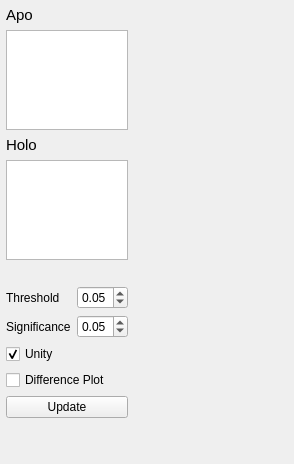
      <widget class="QWidget" name="AnalysisTab">
       <property name="sizePolicy">
        <sizepolicy hsizetype="Preferred" vsizetype="Preferred">
         <horstretch>0</horstretch>
         <verstretch>0</verstretch>
        </sizepolicy>
       </property>
       <attribute name="title">
        <string>Analysis</string>
       </attribute>
       <layout class="QHBoxLayout" name="horizontalLayout" stretch="1,5">
        <property name="sizeConstraint">
         <enum>QLayout::SetDefaultConstraint</enum>
        </property>
        <property name="leftMargin">
         <number>6</number>
        </property>
        <property name="topMargin">
         <number>6</number>
        </property>
        <property name="rightMargin">
         <number>6</number>
        </property>
        <property name="bottomMargin">
         <number>6</number>
        </property>
        <item>
         <layout class="QVBoxLayout" name="verticalLayout_2">
          <property name="sizeConstraint">
           <enum>QLayout::SetDefaultConstraint</enum>
          </property>
          <item>
           <widget class="QLabel" name="label_25">
            <property name="font">
             <font>
              <pointsize>11</pointsize>
             </font>
            </property>
            <property name="text">
             <string>Apo</string>
            </property>
           </widget>
          </item>
          <item>
           <widget class="QListWidget" name="ApoList">
            <property name="sizePolicy">
             <sizepolicy hsizetype="Expanding" vsizetype="Expanding">
              <horstretch>1</horstretch>
              <verstretch>0</verstretch>
             </sizepolicy>
            </property>
            <property name="maximumSize">
             <size>
              <width>16777215</width>
              <height>100</height>
             </size>
            </property>
            <property name="font">
             <font>
              <pointsize>9</pointsize>
             </font>
            </property>
            <property name="acceptDrops">
             <bool>true</bool>
            </property>
            <property name="dragEnabled">
             <bool>true</bool>
            </property>
            <property name="dragDropMode">
             <enum>QAbstractItemView::DragDrop</enum>
            </property>
            <property name="defaultDropAction">
             <enum>Qt::MoveAction</enum>
            </property>
            <property name="selectionMode">
             <enum>QAbstractItemView::MultiSelection</enum>
            </property>
           </widget>
          </item>
          <item>
           <widget class="QLabel" name="label_26">
            <property name="font">
             <font>
              <pointsize>11</pointsize>
             </font>
            </property>
            <property name="text">
             <string>Holo</string>
            </property>
           </widget>
          </item>
          <item>
           <widget class="QListWidget" name="HoloList">
            <property name="sizePolicy">
             <sizepolicy hsizetype="Expanding" vsizetype="Expanding">
              <horstretch>1</horstretch>
              <verstretch>0</verstretch>
             </sizepolicy>
            </property>
            <property name="maximumSize">
             <size>
              <width>16777215</width>
              <height>100</height>
             </size>
            </property>
            <property name="font">
             <font>
              <pointsize>9</pointsize>
             </font>
            </property>
            <property name="acceptDrops">
             <bool>false</bool>
            </property>
            <property name="dragEnabled">
             <bool>true</bool>
            </property>
            <property name="dragDropMode">
             <enum>QAbstractItemView::DragDrop</enum>
            </property>
            <property name="defaultDropAction">
             <enum>Qt::MoveAction</enum>
            </property>
            <property name="selectionMode">
             <enum>QAbstractItemView::MultiSelection</enum>
            </property>
           </widget>
          </item>
          <item>
           <spacer name="verticalSpacer_2">
            <property name="orientation">
             <enum>Qt::Vertical</enum>
            </property>
            <property name="sizeType">
             <enum>QSizePolicy::Preferred</enum>
            </property>
            <property name="sizeHint" stdset="0">
             <size>
              <width>20</width>
              <height>20</height>
             </size>
            </property>
           </spacer>
          </item>
          <item>
           <layout class="QGridLayout" name="gridLayout_6">
            <item row="1" column="0">
             <widget class="QLabel" name="label_22">
              <property name="sizePolicy">
               <sizepolicy hsizetype="Preferred" vsizetype="Preferred">
                <horstretch>1</horstretch>
                <verstretch>0</verstretch>
               </sizepolicy>
              </property>
              <property name="font">
               <font>
                <pointsize>9</pointsize>
               </font>
              </property>
              <property name="text">
               <string>Significance</string>
              </property>
             </widget>
            </item>
            <item row="1" column="1">
             <widget class="QDoubleSpinBox" name="SigVal">
              <property name="sizePolicy">
               <sizepolicy hsizetype="Minimum" vsizetype="Fixed">
                <horstretch>1</horstretch>
                <verstretch>0</verstretch>
               </sizepolicy>
              </property>
              <property name="maximum">
               <double>1.000000000000000</double>
              </property>
              <property name="singleStep">
               <double>0.050000000000000</double>
              </property>
              <property name="value">
               <double>0.050000000000000</double>
              </property>
             </widget>
            </item>
            <item row="0" column="1">
             <widget class="QDoubleSpinBox" name="ThreshVal">
              <property name="sizePolicy">
               <sizepolicy hsizetype="Minimum" vsizetype="Fixed">
                <horstretch>1</horstretch>
                <verstretch>0</verstretch>
               </sizepolicy>
              </property>
              <property name="maximum">
               <double>1.000000000000000</double>
              </property>
              <property name="singleStep">
               <double>0.050000000000000</double>
              </property>
              <property name="value">
               <double>0.050000000000000</double>
              </property>
             </widget>
            </item>
            <item row="0" column="0">
             <widget class="QLabel" name="label_18">
              <property name="sizePolicy">
               <sizepolicy hsizetype="Preferred" vsizetype="Preferred">
                <horstretch>1</horstretch>
                <verstretch>0</verstretch>
               </sizepolicy>
              </property>
              <property name="font">
               <font>
                <pointsize>9</pointsize>
               </font>
              </property>
              <property name="text">
               <string>Threshold</string>
              </property>
             </widget>
            </item>
            <item row="3" column="0" colspan="2">
             <widget class="QCheckBox" name="DiffPlotChk">
              <property name="font">
               <font>
                <pointsize>9</pointsize>
               </font>
              </property>
              <property name="text">
               <string>Difference Plot</string>
              </property>
             </widget>
            </item>
            <item row="2" column="0" colspan="2">
             <widget class="QCheckBox" name="UnityChk">
              <property name="font">
               <font>
                <pointsize>9</pointsize>
               </font>
              </property>
              <property name="text">
               <string>Unity</string>
              </property>
              <property name="checked">
               <bool>true</bool>
              </property>
             </widget>
            </item>
           </layout>
          </item>
          <item>
           <widget class="QPushButton" name="AnalysisUpdateBtn">
            <property name="text">
             <string>Update</string>
            </property>
           </widget>
          </item>
          <item>
           <spacer name="verticalSpacer_11">
            <property name="orientation">
             <enum>Qt::Vertical</enum>
            </property>
            <property name="sizeType">
             <enum>QSizePolicy::Expanding</enum>
            </property>
            <property name="sizeHint" stdset="0">
             <size>
              <width>20</width>
              <height>40</height>
             </size>
            </property>
           </spacer>
          </item>
         </layout>
        </item>
        <item>
         <layout class="QVBoxLayout" name="verticalLayout">
          <item>
           <widget class="QWidget" name="BarPlot" native="true">
            <property name="enabled">
             <bool>true</bool>
            </property>
            <property name="sizePolicy">
             <sizepolicy hsizetype="Expanding" vsizetype="Expanding">
              <horstretch>4</horstretch>
              <verstretch>2</verstretch>
             </sizepolicy>
            </property>
            <property name="minimumSize">
             <size>
              <width>0</width>
              <height>0</height>
             </size>
            </property>
            <property name="maximumSize">
             <size>
              <width>16777215</width>
              <height>16777215</height>
             </size>
            </property>
            <property name="palette">
             <palette>
              <active>
               <colorrole role="Base">
                <brush brushstyle="SolidPattern">
                 <color alpha="255">
                  <red>255</red>
                  <green>255</green>
                  <blue>255</blue>
                 </color>
                </brush>
               </colorrole>
               <colorrole role="Window">
                <brush brushstyle="SolidPattern">
                 <color alpha="255">
                  <red>252</red>
                  <green>249</green>
                  <blue>246</blue>
                 </color>
                </brush>
               </colorrole>
              </active>
              <inactive>
               <colorrole role="Base">
                <brush brushstyle="SolidPattern">
                 <color alpha="255">
                  <red>255</red>
                  <green>255</green>
                  <blue>255</blue>
                 </color>
                </brush>
               </colorrole>
               <colorrole role="Window">
                <brush brushstyle="SolidPattern">
                 <color alpha="255">
                  <red>252</red>
                  <green>249</green>
                  <blue>246</blue>
                 </color>
                </brush>
               </colorrole>
              </inactive>
              <disabled>
               <colorrole role="Base">
                <brush brushstyle="SolidPattern">
                 <color alpha="255">
                  <red>252</red>
                  <green>249</green>
                  <blue>246</blue>
                 </color>
                </brush>
               </colorrole>
               <colorrole role="Window">
                <brush brushstyle="SolidPattern">
                 <color alpha="255">
                  <red>252</red>
                  <green>249</green>
                  <blue>246</blue>
                 </color>
                </brush>
               </colorrole>
              </disabled>
             </palette>
            </property>
            <property name="cursor">
             <cursorShape>ArrowCursor</cursorShape>
            </property>
            <property name="mouseTracking">
             <bool>true</bool>
            </property>
            <property name="focusPolicy">
             <enum>Qt::ClickFocus</enum>
            </property>
            <property name="contextMenuPolicy">
             <enum>Qt::NoContextMenu</enum>
            </property>
            <property name="autoFillBackground">
             <bool>false</bool>
            </property>
            <layout class="QVBoxLayout" name="BarPlotVL"/>
           </widget>
          </item>
          <item>
           <spacer name="verticalSpacer_15">
            <property name="orientation">
             <enum>Qt::Vertical</enum>
            </property>
            <property name="sizeType">
             <enum>QSizePolicy::Preferred</enum>
            </property>
            <property name="sizeHint" stdset="0">
             <size>
              <width>20</width>
              <height>20</height>
             </size>
            </property>
           </spacer>
          </item>
          <item>
           <widget class="QLabel" name="PeptideLbl">
            <property name="font">
             <font>
              <family>Monospace</family>
              <pointsize>14</pointsize>
             </font>
            </property>
            <property name="text">
             <string/>
            </property>
            <property name="scaledContents">
             <bool>true</bool>
            </property>
            <property name="alignment">
             <set>Qt::AlignCenter</set>
            </property>
            <property name="wordWrap">
             <bool>true</bool>
            </property>
            <property name="textInteractionFlags">
             <set>Qt::LinksAccessibleByMouse|Qt::TextSelectableByMouse</set>
            </property>
           </widget>
          </item>
          <item>
           <widget class="QLabel" name="BarInfo">
            <property name="sizePolicy">
             <sizepolicy hsizetype="Preferred" vsizetype="MinimumExpanding">
              <horstretch>0</horstretch>
              <verstretch>1</verstretch>
             </sizepolicy>
            </property>
            <property name="minimumSize">
             <size>
              <width>0</width>
              <height>100</height>
             </size>
            </property>
            <property name="maximumSize">
             <size>
              <width>16777215</width>
              <height>200</height>
             </size>
            </property>
            <property name="font">
             <font>
              <pointsize>14</pointsize>
             </font>
            </property>
            <property name="text">
             <string/>
            </property>
            <property name="scaledContents">
             <bool>true</bool>
            </property>
            <property name="alignment">
             <set>Qt::AlignCenter</set>
            </property>
            <property name="textInteractionFlags">
             <set>Qt::LinksAccessibleByMouse|Qt::TextSelectableByMouse</set>
            </property>
           </widget>
          </item>
         </layout>
        </item>
       </layout>
      </widget>
